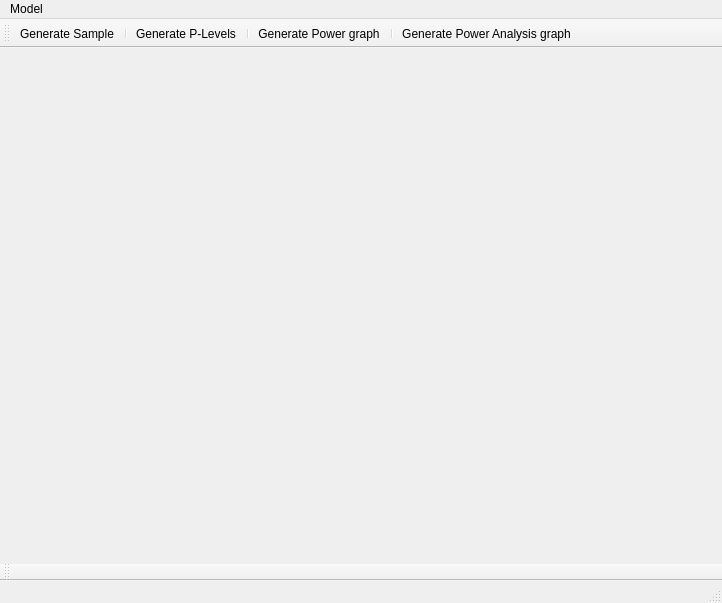
<?xml version="1.0" encoding="UTF-8"?>
<ui version="4.0">
 <class>MainWindow</class>
 <widget class="QMainWindow" name="MainWindow">
  <property name="geometry">
   <rect>
    <x>0</x>
    <y>0</y>
    <width>722</width>
    <height>603</height>
   </rect>
  </property>
  <property name="windowTitle">
   <string>MainWindow</string>
  </property>
  <widget class="QWidget" name="centralwidget">
   <layout class="QVBoxLayout" name="verticalLayout">
    <item>
     <widget class="QLabel" name="txtDistributionInfo">
      <property name="maximumSize">
       <size>
        <width>16777215</width>
        <height>20</height>
       </size>
      </property>
      <property name="text">
       <string/>
      </property>
     </widget>
    </item>
    <item>
     <layout class="QVBoxLayout" name="verticalLayout_2"/>
    </item>
   </layout>
  </widget>
  <widget class="QMenuBar" name="menubar">
   <property name="geometry">
    <rect>
     <x>0</x>
     <y>0</y>
     <width>722</width>
     <height>22</height>
    </rect>
   </property>
   <widget class="QMenu" name="menuModel">
    <property name="title">
     <string>Model</string>
    </property>
    <addaction name="actionSetSample"/>
    <addaction name="actionSetPlevels"/>
    <addaction name="actionSetPower"/>
    <addaction name="actionSetPower_Analysis"/>
   </widget>
   <addaction name="menuModel"/>
  </widget>
  <widget class="QStatusBar" name="statusbar"/>
  <widget class="QToolBar" name="toolBar">
   <property name="windowTitle">
    <string>toolBar</string>
   </property>
   <attribute name="toolBarArea">
    <enum>TopToolBarArea</enum>
   </attribute>
   <attribute name="toolBarBreak">
    <bool>false</bool>
   </attribute>
   <addaction name="actionCreate"/>
   <addaction name="separator"/>
   <addaction name="actionGenerate_P_Levels"/>
   <addaction name="separator"/>
   <addaction name="actionPower"/>
   <addaction name="separator"/>
   <addaction name="actionGenPower_Analysis"/>
  </widget>
  <widget class="QToolBar" name="toolBar_2">
   <property name="windowTitle">
    <string>toolBar_2</string>
   </property>
   <attribute name="toolBarArea">
    <enum>BottomToolBarArea</enum>
   </attribute>
   <attribute name="toolBarBreak">
    <bool>false</bool>
   </attribute>
  </widget>
  <action name="actionCreate">
   <property name="text">
    <string>Generate Sample</string>
   </property>
  </action>
  <action name="actionGenerate_P_Levels">
   <property name="text">
    <string>Generate P-Levels</string>
   </property>
  </action>
  <action name="actionPower">
   <property name="text">
    <string>Generate Power graph</string>
   </property>
   <property name="toolTip">
    <string>Generate Power  chart</string>
   </property>
  </action>
  <action name="actionGenPower_Analysis">
   <property name="text">
    <string>Generate Power Analysis graph</string>
   </property>
  </action>
  <action name="actionSetSample">
   <property name="text">
    <string>Sample</string>
   </property>
  </action>
  <action name="actionSetPlevels">
   <property name="text">
    <string>P-levels</string>
   </property>
  </action>
  <action name="actionSetPower">
   <property name="text">
    <string>Power</string>
   </property>
  </action>
  <action name="actionSetPower_Analysis">
   <property name="text">
    <string>Power Analisys</string>
   </property>
  </action>
 </widget>
 <resources/>
 <connections/>
</ui>
